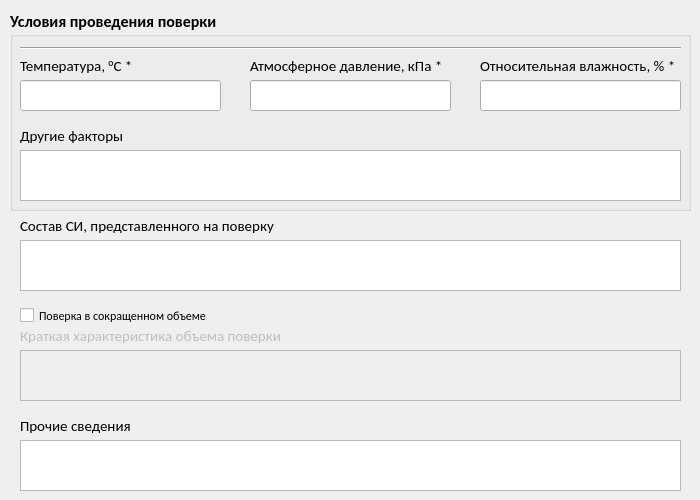
    <widget class="QWidget" name="tab_4">
     <attribute name="title">
      <string>Прочие сведения</string>
     </attribute>
     <widget class="QGroupBox" name="groupBox_4">
      <property name="geometry">
       <rect>
        <x>10</x>
        <y>10</y>
        <width>681</width>
        <height>201</height>
       </rect>
      </property>
      <property name="font">
       <font>
        <family>Calibri</family>
        <pointsize>12</pointsize>
        <weight>75</weight>
        <bold>true</bold>
       </font>
      </property>
      <property name="title">
       <string>Условия проведения поверки</string>
      </property>
      <widget class="Line" name="line_7">
       <property name="geometry">
        <rect>
         <x>10</x>
         <y>30</y>
         <width>661</width>
         <height>16</height>
        </rect>
       </property>
       <property name="orientation">
        <enum>Qt::Horizontal</enum>
       </property>
      </widget>
      <widget class="QLabel" name="label_37">
       <property name="geometry">
        <rect>
         <x>10</x>
         <y>40</y>
         <width>191</width>
         <height>31</height>
        </rect>
       </property>
       <property name="font">
        <font>
         <family>Calibri</family>
         <pointsize>11</pointsize>
         <weight>50</weight>
         <bold>false</bold>
        </font>
       </property>
       <property name="autoFillBackground">
        <bool>false</bool>
       </property>
       <property name="lineWidth">
        <number>1</number>
       </property>
       <property name="midLineWidth">
        <number>1</number>
       </property>
       <property name="text">
        <string>Температура, °C *</string>
       </property>
      </widget>
      <widget class="QLabel" name="label_39">
       <property name="geometry">
        <rect>
         <x>240</x>
         <y>40</y>
         <width>231</width>
         <height>31</height>
        </rect>
       </property>
       <property name="font">
        <font>
         <family>Calibri</family>
         <pointsize>11</pointsize>
         <weight>50</weight>
         <bold>false</bold>
        </font>
       </property>
       <property name="autoFillBackground">
        <bool>false</bool>
       </property>
       <property name="lineWidth">
        <number>1</number>
       </property>
       <property name="midLineWidth">
        <number>1</number>
       </property>
       <property name="text">
        <string>Атмосферное давление, кПа *</string>
       </property>
      </widget>
      <widget class="QLabel" name="label_40">
       <property name="geometry">
        <rect>
         <x>470</x>
         <y>40</y>
         <width>201</width>
         <height>31</height>
        </rect>
       </property>
       <property name="font">
        <font>
         <family>Calibri</family>
         <pointsize>11</pointsize>
         <weight>50</weight>
         <bold>false</bold>
        </font>
       </property>
       <property name="autoFillBackground">
        <bool>false</bool>
       </property>
       <property name="lineWidth">
        <number>1</number>
       </property>
       <property name="midLineWidth">
        <number>1</number>
       </property>
       <property name="text">
        <string>Относительная влажность, % *</string>
       </property>
      </widget>
      <widget class="QLineEdit" name="lineEdit_21">
       <property name="geometry">
        <rect>
         <x>10</x>
         <y>70</y>
         <width>201</width>
         <height>31</height>
        </rect>
       </property>
       <property name="font">
        <font>
         <family>Calibri</family>
         <pointsize>12</pointsize>
         <weight>50</weight>
         <bold>false</bold>
        </font>
       </property>
       <property name="mouseTracking">
        <bool>false</bool>
       </property>
       <property name="focusPolicy">
        <enum>Qt::ClickFocus</enum>
       </property>
       <property name="acceptDrops">
        <bool>false</bool>
       </property>
       <property name="maxLength">
        <number>128</number>
       </property>
       <property name="clearButtonEnabled">
        <bool>true</bool>
       </property>
      </widget>
      <widget class="QLineEdit" name="lineEdit_22">
       <property name="geometry">
        <rect>
         <x>240</x>
         <y>70</y>
         <width>201</width>
         <height>31</height>
        </rect>
       </property>
       <property name="font">
        <font>
         <family>Calibri</family>
         <pointsize>12</pointsize>
         <weight>50</weight>
         <bold>false</bold>
        </font>
       </property>
       <property name="mouseTracking">
        <bool>false</bool>
       </property>
       <property name="focusPolicy">
        <enum>Qt::ClickFocus</enum>
       </property>
       <property name="acceptDrops">
        <bool>false</bool>
       </property>
       <property name="maxLength">
        <number>128</number>
       </property>
       <property name="clearButtonEnabled">
        <bool>true</bool>
       </property>
      </widget>
     </widget>
     <widget class="QLineEdit" name="lineEdit_23">
      <property name="geometry">
       <rect>
        <x>480</x>
        <y>80</y>
        <width>201</width>
        <height>31</height>
       </rect>
      </property>
      <property name="font">
       <font>
        <family>Calibri</family>
        <pointsize>12</pointsize>
        <weight>50</weight>
        <bold>false</bold>
       </font>
      </property>
      <property name="mouseTracking">
       <bool>false</bool>
      </property>
      <property name="focusPolicy">
       <enum>Qt::ClickFocus</enum>
      </property>
      <property name="acceptDrops">
       <bool>false</bool>
      </property>
      <property name="maxLength">
       <number>128</number>
      </property>
      <property name="clearButtonEnabled">
       <bool>true</bool>
      </property>
     </widget>
     <widget class="QTextEdit" name="textEdit_24">
      <property name="geometry">
       <rect>
        <x>20</x>
        <y>150</y>
        <width>661</width>
        <height>51</height>
       </rect>
      </property>
      <property name="font">
       <font>
        <family>Calibri</family>
        <pointsize>12</pointsize>
        <weight>50</weight>
        <bold>false</bold>
       </font>
      </property>
      <property name="cursor" stdset="0">
       <cursorShape>IBeamCursor</cursorShape>
      </property>
      <property name="focusPolicy">
       <enum>Qt::ClickFocus</enum>
      </property>
      <property name="horizontalScrollBarPolicy">
       <enum>Qt::ScrollBarAlwaysOff</enum>
      </property>
     </widget>
     <widget class="QLabel" name="label_41">
      <property name="geometry">
       <rect>
        <x>20</x>
        <y>120</y>
        <width>191</width>
        <height>31</height>
       </rect>
      </property>
      <property name="font">
       <font>
        <family>Calibri</family>
        <pointsize>11</pointsize>
        <weight>50</weight>
        <bold>false</bold>
       </font>
      </property>
      <property name="autoFillBackground">
       <bool>false</bool>
      </property>
      <property name="lineWidth">
       <number>1</number>
      </property>
      <property name="midLineWidth">
       <number>1</number>
      </property>
      <property name="text">
       <string>Другие факторы</string>
      </property>
     </widget>
     <widget class="QTextEdit" name="textEdit_25">
      <property name="geometry">
       <rect>
        <x>20</x>
        <y>240</y>
        <width>661</width>
        <height>51</height>
       </rect>
      </property>
      <property name="font">
       <font>
        <family>Calibri</family>
        <pointsize>12</pointsize>
        <weight>50</weight>
        <bold>false</bold>
       </font>
      </property>
      <property name="cursor" stdset="0">
       <cursorShape>IBeamCursor</cursorShape>
      </property>
      <property name="focusPolicy">
       <enum>Qt::ClickFocus</enum>
      </property>
      <property name="horizontalScrollBarPolicy">
       <enum>Qt::ScrollBarAlwaysOff</enum>
      </property>
     </widget>
     <widget class="QLabel" name="label_42">
      <property name="geometry">
       <rect>
        <x>20</x>
        <y>210</y>
        <width>291</width>
        <height>31</height>
       </rect>
      </property>
      <property name="font">
       <font>
        <family>Calibri</family>
        <pointsize>11</pointsize>
        <weight>50</weight>
        <bold>false</bold>
       </font>
      </property>
      <property name="autoFillBackground">
       <bool>false</bool>
      </property>
      <property name="lineWidth">
       <number>1</number>
      </property>
      <property name="midLineWidth">
       <number>1</number>
      </property>
      <property name="text">
       <string>Состав СИ, представленного на поверку</string>
      </property>
     </widget>
     <widget class="QTextEdit" name="textEdit_26">
      <property name="geometry">
       <rect>
        <x>20</x>
        <y>440</y>
        <width>661</width>
        <height>51</height>
       </rect>
      </property>
      <property name="font">
       <font>
        <family>Calibri</family>
        <pointsize>12</pointsize>
        <weight>50</weight>
        <bold>false</bold>
       </font>
      </property>
      <property name="cursor" stdset="0">
       <cursorShape>IBeamCursor</cursorShape>
      </property>
      <property name="focusPolicy">
       <enum>Qt::ClickFocus</enum>
      </property>
      <property name="horizontalScrollBarPolicy">
       <enum>Qt::ScrollBarAlwaysOff</enum>
      </property>
     </widget>
     <widget class="QTextEdit" name="textEdit_27">
      <property name="enabled">
       <bool>false</bool>
      </property>
      <property name="geometry">
       <rect>
        <x>20</x>
        <y>350</y>
        <width>661</width>
        <height>51</height>
       </rect>
      </property>
      <property name="font">
       <font>
        <family>Calibri</family>
        <pointsize>12</pointsize>
        <weight>50</weight>
        <bold>false</bold>
       </font>
      </property>
      <property name="cursor" stdset="0">
       <cursorShape>IBeamCursor</cursorShape>
      </property>
      <property name="focusPolicy">
       <enum>Qt::ClickFocus</enum>
      </property>
      <property name="acceptDrops">
       <bool>false</bool>
      </property>
      <property name="frameShape">
       <enum>QFrame::StyledPanel</enum>
      </property>
      <property name="horizontalScrollBarPolicy">
       <enum>Qt::ScrollBarAlwaysOff</enum>
      </property>
      <property name="undoRedoEnabled">
       <bool>false</bool>
      </property>
     </widget>
     <widget class="QLabel" name="label_43">
      <property name="geometry">
       <rect>
        <x>20</x>
        <y>410</y>
        <width>131</width>
        <height>31</height>
       </rect>
      </property>
      <property name="font">
       <font>
        <family>Calibri</family>
        <pointsize>11</pointsize>
        <weight>50</weight>
        <bold>false</bold>
       </font>
      </property>
      <property name="autoFillBackground">
       <bool>false</bool>
      </property>
      <property name="lineWidth">
       <number>1</number>
      </property>
      <property name="midLineWidth">
       <number>1</number>
      </property>
      <property name="text">
       <string>Прочие сведения</string>
      </property>
     </widget>
     <widget class="QLabel" name="label_44">
      <property name="enabled">
       <bool>false</bool>
      </property>
      <property name="geometry">
       <rect>
        <x>20</x>
        <y>320</y>
        <width>291</width>
        <height>31</height>
       </rect>
      </property>
      <property name="font">
       <font>
        <family>Calibri</family>
        <pointsize>11</pointsize>
        <weight>50</weight>
        <bold>false</bold>
       </font>
      </property>
      <property name="autoFillBackground">
       <bool>false</bool>
      </property>
      <property name="lineWidth">
       <number>1</number>
      </property>
      <property name="midLineWidth">
       <number>1</number>
      </property>
      <property name="text">
       <string>Краткая характеристика объема поверки</string>
      </property>
     </widget>
     <widget class="QCheckBox" name="checkBox_4">
      <property name="geometry">
       <rect>
        <x>20</x>
        <y>300</y>
        <width>251</width>
        <height>31</height>
       </rect>
      </property>
      <property name="font">
       <font>
        <family>Calibri</family>
        <weight>50</weight>
        <bold>false</bold>
       </font>
      </property>
      <property name="text">
       <string>Поверка в сокращенном объеме</string>
      </property>
     </widget>
    </widget>
